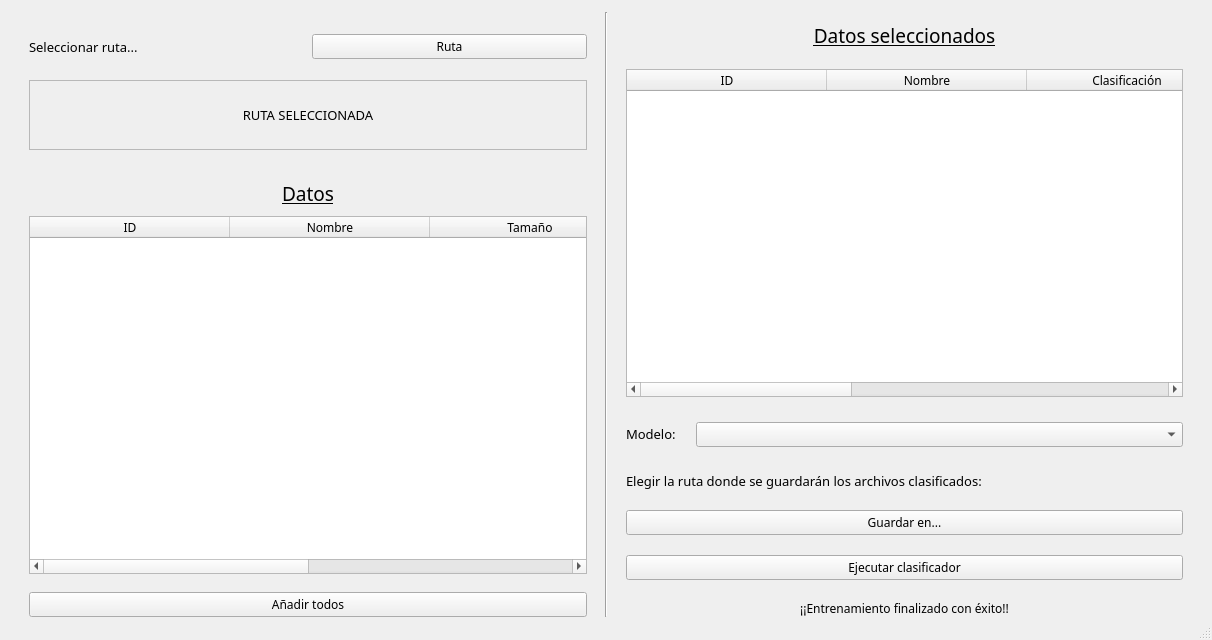
<?xml version="1.0" encoding="UTF-8"?>
<ui version="4.0">
 <class>MainWindow</class>
 <widget class="QMainWindow" name="MainWindow">
  <property name="geometry">
   <rect>
    <x>0</x>
    <y>0</y>
    <width>1212</width>
    <height>640</height>
   </rect>
  </property>
  <property name="font">
   <font>
    <family>Questrial</family>
   </font>
  </property>
  <property name="windowTitle">
   <string>MainWindow</string>
  </property>
  <widget class="QWidget" name="centralwidget">
   <layout class="QHBoxLayout" name="horizontalLayout_5">
    <property name="spacing">
     <number>8</number>
    </property>
    <property name="topMargin">
     <number>12</number>
    </property>
    <property name="bottomMargin">
     <number>1</number>
    </property>
    <item>
     <layout class="QVBoxLayout" name="verticalLayout_4">
      <property name="leftMargin">
       <number>20</number>
      </property>
      <property name="topMargin">
       <number>10</number>
      </property>
      <property name="rightMargin">
       <number>10</number>
      </property>
      <item>
       <layout class="QHBoxLayout" name="horizontalLayout_2">
        <property name="topMargin">
         <number>0</number>
        </property>
        <item>
         <widget class="QLabel" name="label_4">
          <property name="sizePolicy">
           <sizepolicy hsizetype="Minimum" vsizetype="Minimum">
            <horstretch>0</horstretch>
            <verstretch>0</verstretch>
           </sizepolicy>
          </property>
          <property name="minimumSize">
           <size>
            <width>100</width>
            <height>50</height>
           </size>
          </property>
          <property name="font">
           <font>
            <family>Questrial</family>
            <pointsize>10</pointsize>
           </font>
          </property>
          <property name="text">
           <string>Seleccionar ruta...</string>
          </property>
         </widget>
        </item>
        <item>
         <widget class="QPushButton" name="boton_ruta_2">
          <property name="sizePolicy">
           <sizepolicy hsizetype="Minimum" vsizetype="Fixed">
            <horstretch>0</horstretch>
            <verstretch>0</verstretch>
           </sizepolicy>
          </property>
          <property name="minimumSize">
           <size>
            <width>0</width>
            <height>20</height>
           </size>
          </property>
          <property name="font">
           <font>
            <family>Questrial</family>
           </font>
          </property>
          <property name="text">
           <string>Ruta</string>
          </property>
         </widget>
        </item>
       </layout>
      </item>
      <item>
       <widget class="QScrollArea" name="scrollArea_2">
        <property name="sizePolicy">
         <sizepolicy hsizetype="Minimum" vsizetype="Maximum">
          <horstretch>0</horstretch>
          <verstretch>0</verstretch>
         </sizepolicy>
        </property>
        <property name="maximumSize">
         <size>
          <width>16777215</width>
          <height>70</height>
         </size>
        </property>
        <property name="widgetResizable">
         <bool>true</bool>
        </property>
        <widget class="QWidget" name="scrollAreaWidgetContents_4">
         <property name="geometry">
          <rect>
           <x>0</x>
           <y>0</y>
           <width>556</width>
           <height>68</height>
          </rect>
         </property>
         <property name="sizePolicy">
          <sizepolicy hsizetype="Preferred" vsizetype="Preferred">
           <horstretch>0</horstretch>
           <verstretch>0</verstretch>
          </sizepolicy>
         </property>
         <property name="minimumSize">
          <size>
           <width>0</width>
           <height>40</height>
          </size>
         </property>
         <layout class="QVBoxLayout" name="verticalLayout_6">
          <item>
           <widget class="QLabel" name="label_ruta_2">
            <property name="sizePolicy">
             <sizepolicy hsizetype="Minimum" vsizetype="Maximum">
              <horstretch>0</horstretch>
              <verstretch>0</verstretch>
             </sizepolicy>
            </property>
            <property name="font">
             <font>
              <family>Questrial</family>
              <pointsize>10</pointsize>
             </font>
            </property>
            <property name="text">
             <string>RUTA SELECCIONADA</string>
            </property>
            <property name="alignment">
             <set>Qt::AlignCenter</set>
            </property>
           </widget>
          </item>
         </layout>
        </widget>
       </widget>
      </item>
      <item>
       <layout class="QVBoxLayout" name="verticalLayout_9">
        <property name="topMargin">
         <number>20</number>
        </property>
        <property name="bottomMargin">
         <number>10</number>
        </property>
        <item>
         <widget class="QLabel" name="label_2">
          <property name="sizePolicy">
           <sizepolicy hsizetype="Preferred" vsizetype="Fixed">
            <horstretch>0</horstretch>
            <verstretch>0</verstretch>
           </sizepolicy>
          </property>
          <property name="minimumSize">
           <size>
            <width>0</width>
            <height>30</height>
           </size>
          </property>
          <property name="font">
           <font>
            <family>Questrial</family>
            <pointsize>14</pointsize>
            <underline>true</underline>
           </font>
          </property>
          <property name="text">
           <string>Datos</string>
          </property>
          <property name="alignment">
           <set>Qt::AlignCenter</set>
          </property>
          <property name="margin">
           <number>0</number>
          </property>
         </widget>
        </item>
        <item>
         <widget class="QTableWidget" name="lista_archivos_2">
          <property name="sizePolicy">
           <sizepolicy hsizetype="Preferred" vsizetype="Expanding">
            <horstretch>0</horstretch>
            <verstretch>0</verstretch>
           </sizepolicy>
          </property>
          <property name="font">
           <font>
            <family>Questrial</family>
           </font>
          </property>
          <property name="columnCount">
           <number>4</number>
          </property>
          <attribute name="horizontalHeaderDefaultSectionSize">
           <number>200</number>
          </attribute>
          <column>
           <property name="text">
            <string>ID</string>
           </property>
          </column>
          <column>
           <property name="text">
            <string>Nombre</string>
           </property>
          </column>
          <column>
           <property name="text">
            <string>Tamaño</string>
           </property>
          </column>
          <column>
           <property name="text">
            <string>Última modificación</string>
           </property>
          </column>
         </widget>
        </item>
       </layout>
      </item>
      <item>
       <layout class="QHBoxLayout" name="horizontalLayout_4">
        <item>
         <widget class="QPushButton" name="boton_anadir_todos">
          <property name="font">
           <font>
            <family>Questrial</family>
            <pointsize>9</pointsize>
           </font>
          </property>
          <property name="text">
           <string>Añadir todos</string>
          </property>
         </widget>
        </item>
       </layout>
      </item>
     </layout>
    </item>
    <item>
     <widget class="Line" name="line">
      <property name="orientation">
       <enum>Qt::Vertical</enum>
      </property>
     </widget>
    </item>
    <item>
     <layout class="QVBoxLayout" name="verticalLayout">
      <property name="spacing">
       <number>20</number>
      </property>
      <property name="leftMargin">
       <number>10</number>
      </property>
      <property name="topMargin">
       <number>10</number>
      </property>
      <property name="rightMargin">
       <number>20</number>
      </property>
      <item>
       <widget class="QLabel" name="label_5">
        <property name="sizePolicy">
         <sizepolicy hsizetype="Preferred" vsizetype="Fixed">
          <horstretch>0</horstretch>
          <verstretch>0</verstretch>
         </sizepolicy>
        </property>
        <property name="font">
         <font>
          <family>Questrial</family>
          <pointsize>14</pointsize>
          <underline>true</underline>
         </font>
        </property>
        <property name="text">
         <string>Datos seleccionados</string>
        </property>
        <property name="alignment">
         <set>Qt::AlignCenter</set>
        </property>
       </widget>
      </item>
      <item>
       <widget class="QTableWidget" name="datos_seleccionados">
        <property name="sizePolicy">
         <sizepolicy hsizetype="Preferred" vsizetype="Expanding">
          <horstretch>0</horstretch>
          <verstretch>0</verstretch>
         </sizepolicy>
        </property>
        <property name="font">
         <font>
          <family>Questrial</family>
         </font>
        </property>
        <attribute name="horizontalHeaderDefaultSectionSize">
         <number>200</number>
        </attribute>
        <column>
         <property name="text">
          <string>ID</string>
         </property>
        </column>
        <column>
         <property name="text">
          <string>Nombre</string>
         </property>
        </column>
        <column>
         <property name="text">
          <string>Clasificación</string>
         </property>
        </column>
        <column>
         <property name="text">
          <string>Análisis del sentimiento</string>
         </property>
        </column>
        <column>
         <property name="text">
          <string>Subjetividad</string>
         </property>
        </column>
       </widget>
      </item>
      <item>
       <layout class="QHBoxLayout" name="horizontalLayout">
        <property name="topMargin">
         <number>5</number>
        </property>
        <property name="bottomMargin">
         <number>5</number>
        </property>
        <item>
         <widget class="QLabel" name="label">
          <property name="sizePolicy">
           <sizepolicy hsizetype="Fixed" vsizetype="Fixed">
            <horstretch>0</horstretch>
            <verstretch>0</verstretch>
           </sizepolicy>
          </property>
          <property name="font">
           <font>
            <family>Questrial</family>
            <pointsize>10</pointsize>
           </font>
          </property>
          <property name="text">
           <string>Modelo:</string>
          </property>
         </widget>
        </item>
        <item>
         <widget class="QComboBox" name="comboBox_modelos">
          <property name="sizePolicy">
           <sizepolicy hsizetype="Preferred" vsizetype="Fixed">
            <horstretch>0</horstretch>
            <verstretch>0</verstretch>
           </sizepolicy>
          </property>
          <property name="font">
           <font>
            <pointsize>9</pointsize>
           </font>
          </property>
         </widget>
        </item>
       </layout>
      </item>
      <item>
       <widget class="QLabel" name="label_3">
        <property name="sizePolicy">
         <sizepolicy hsizetype="Preferred" vsizetype="Fixed">
          <horstretch>0</horstretch>
          <verstretch>0</verstretch>
         </sizepolicy>
        </property>
        <property name="font">
         <font>
          <pointsize>10</pointsize>
         </font>
        </property>
        <property name="text">
         <string>Elegir la ruta donde se guardarán los archivos clasificados:</string>
        </property>
       </widget>
      </item>
      <item>
       <widget class="QPushButton" name="boton_guardar">
        <property name="font">
         <font>
          <family>Questrial</family>
          <pointsize>9</pointsize>
         </font>
        </property>
        <property name="text">
         <string>Guardar en...</string>
        </property>
        <property name="icon">
         <iconset>
          <normaloff>../Imagenes/Aplicar2.png</normaloff>../Imagenes/Aplicar2.png</iconset>
        </property>
        <property name="iconSize">
         <size>
          <width>25</width>
          <height>25</height>
         </size>
        </property>
       </widget>
      </item>
      <item>
       <widget class="QPushButton" name="boton_clasificador">
        <property name="font">
         <font>
          <family>Questrial</family>
          <pointsize>9</pointsize>
         </font>
        </property>
        <property name="text">
         <string>Ejecutar clasificador</string>
        </property>
        <property name="icon">
         <iconset>
          <normaloff>../Imagenes/Execute.png</normaloff>../Imagenes/Execute.png</iconset>
        </property>
        <property name="iconSize">
         <size>
          <width>25</width>
          <height>25</height>
         </size>
        </property>
       </widget>
      </item>
      <item>
       <widget class="QLabel" name="label_finalizado">
        <property name="sizePolicy">
         <sizepolicy hsizetype="Preferred" vsizetype="Fixed">
          <horstretch>0</horstretch>
          <verstretch>0</verstretch>
         </sizepolicy>
        </property>
        <property name="font">
         <font>
          <pointsize>9</pointsize>
         </font>
        </property>
        <property name="text">
         <string>¡¡Entrenamiento finalizado con éxito!!</string>
        </property>
        <property name="alignment">
         <set>Qt::AlignCenter</set>
        </property>
       </widget>
      </item>
     </layout>
    </item>
   </layout>
  </widget>
  <widget class="QMenuBar" name="menubar">
   <property name="geometry">
    <rect>
     <x>0</x>
     <y>0</y>
     <width>1212</width>
     <height>21</height>
    </rect>
   </property>
  </widget>
  <widget class="QStatusBar" name="statusbar"/>
 </widget>
 <resources/>
 <connections/>
</ui>
